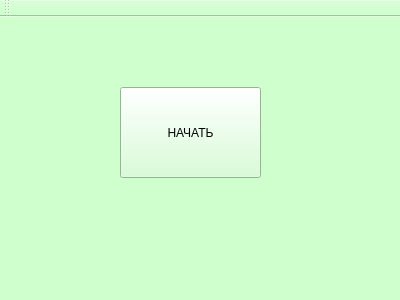
<?xml version="1.0" encoding="UTF-8"?>
<ui version="4.0">
 <class>MainWindow</class>
 <widget class="QMainWindow" name="MainWindow">
  <property name="geometry">
   <rect>
    <x>0</x>
    <y>0</y>
    <width>400</width>
    <height>300</height>
   </rect>
  </property>
  <property name="windowTitle">
   <string>MainWindow</string>
  </property>
  <property name="styleSheet">
   <string notr="true">background-color: rgb(206, 255, 205);</string>
  </property>
  <widget class="QWidget" name="centralWidget">
   <widget class="QPushButton" name="pognali">
    <property name="geometry">
     <rect>
      <x>120</x>
      <y>70</y>
      <width>141</width>
      <height>91</height>
     </rect>
    </property>
    <property name="text">
     <string>НАЧАТЬ</string>
    </property>
   </widget>
  </widget>
  <widget class="QMenuBar" name="menuBar">
   <property name="geometry">
    <rect>
     <x>0</x>
     <y>0</y>
     <width>400</width>
     <height>26</height>
    </rect>
   </property>
  </widget>
  <widget class="QToolBar" name="mainToolBar">
   <attribute name="toolBarArea">
    <enum>TopToolBarArea</enum>
   </attribute>
   <attribute name="toolBarBreak">
    <bool>false</bool>
   </attribute>
  </widget>
  <widget class="QStatusBar" name="statusBar"/>
 </widget>
 <layoutdefault spacing="6" margin="11"/>
 <resources/>
 <connections/>
</ui>
